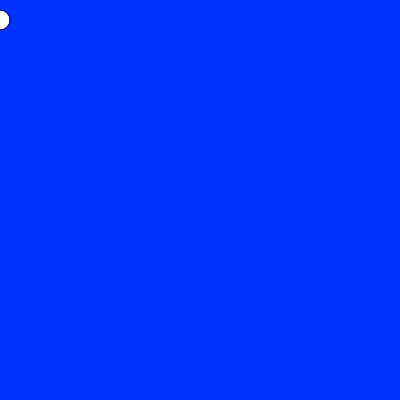
Frame 1 (no input)
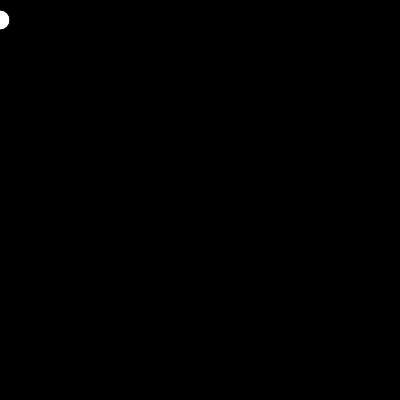
Frame 60 (no input)
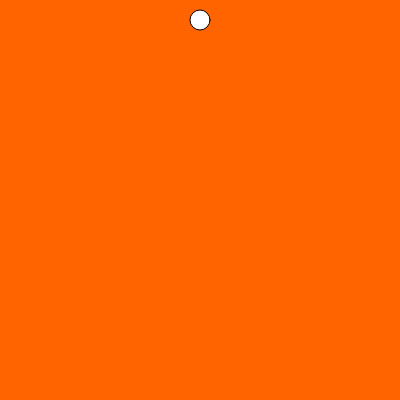
Frame 120 (the mouse pressed at the canvas centre since frame 60)

The p5.js sketch that drew these frames (run headless with seeded random() and noise() and a simulated clock; from frame 60 on, the mouse is pressed at the canvas centre):

// p5.js sketch
// ── sketch.js
var r = 0;
var g = 50;
var b=255;

function setup() {
  createCanvas(400, 400);
}

function draw() {
  background(r,g,b);
  
  r = map (mouseX,0,100,0,255);
  g = map (mouseX,0,100,0,50);
  b = map (mouseX,0,100,0,0);
  ellipse (mouseX,20,20);
  
}
